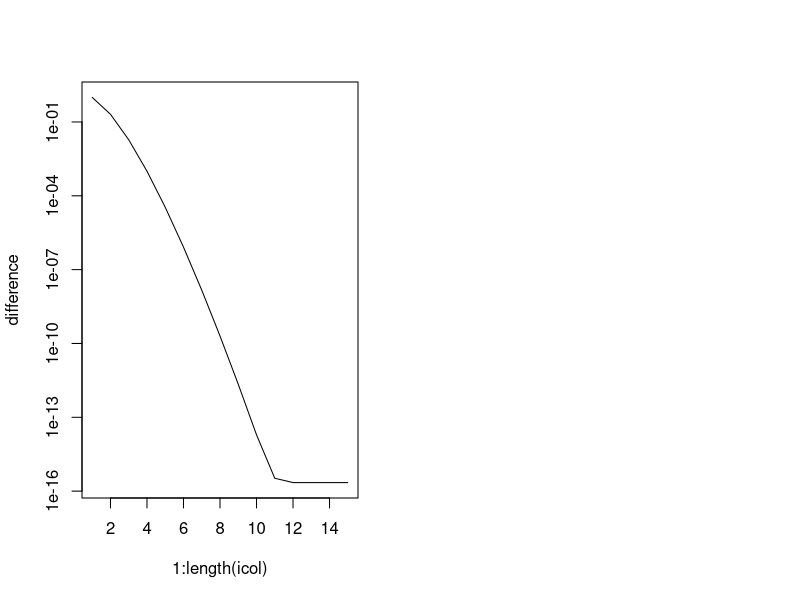

Recreate this plot in R. (Note: this script raises an error after producing the figure.)
x <- runif(1,0,3)
icol <- 1:15
t.app <- numeric(length(icol))
t.app[1] <- x
for(i in 2:length(icol)){
  t.app[i] <- t.app[i-1] + (-1)^(i+1)*x^(2*i-1)/factorial(2*i-1)
}
difference <- abs(t.app - sin(x))
t.app2 <- x
par(mfrow=c(1,2))
plot(1:length(icol),difference,t='l',log='y')

y <- runif(1000000,-10,10)
system.time(sort(y))
limit <- 25

difference2 <- numeric(100)
for(i in 1:100){
  t.app2 <- y[i]
  for(k in 2:limit){
    t.app2 <- t.app2 + (-1)^(k+1)*y[i]^(2*k-1)/factorial(2*k-1)
    difference2[i] <- abs(sin(y[i])-t.app2)
  }
}
#o <- order(y)
#plot(y[o],difference2[o],t='l')
plot(y,difference2)

